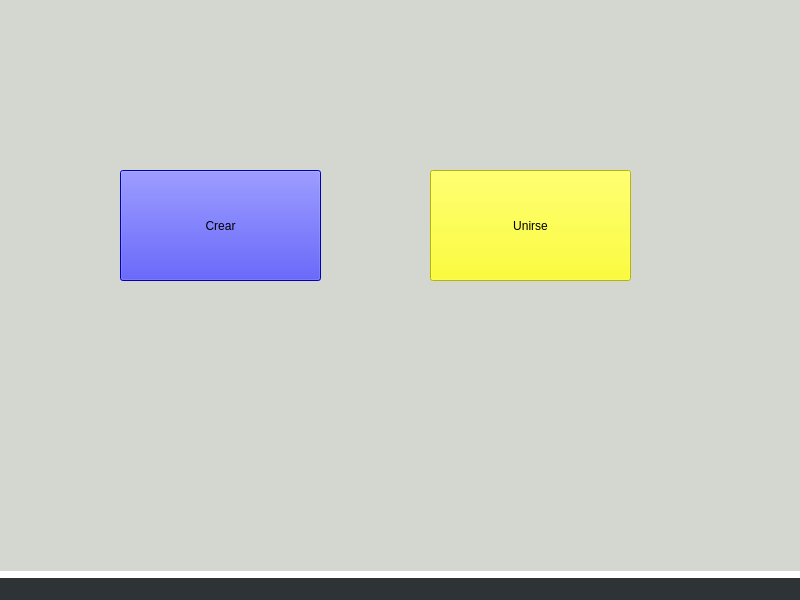
<?xml version="1.0" encoding="UTF-8"?>
<ui version="4.0">
 <class>MainWindow</class>
 <widget class="QMainWindow" name="MainWindow">
  <property name="geometry">
   <rect>
    <x>0</x>
    <y>0</y>
    <width>800</width>
    <height>600</height>
   </rect>
  </property>
  <property name="windowTitle">
   <string>MainWindow</string>
  </property>
  <property name="styleSheet">
   <string notr="true">background-color: rgb(46, 52, 54);</string>
  </property>
  <widget class="QWidget" name="centralwidget">
   <property name="styleSheet">
    <string notr="true">background-color: rgb(255, 255, 255);</string>
   </property>
   <widget class="QStackedWidget" name="stackedWidget">
    <property name="geometry">
     <rect>
      <x>0</x>
      <y>-20</y>
      <width>821</width>
      <height>591</height>
     </rect>
    </property>
    <property name="styleSheet">
     <string notr="true">background-color: rgb(211, 215, 207);</string>
    </property>
    <widget class="QWidget" name="mainWindow">
     <widget class="QPushButton" name="createButton">
      <property name="geometry">
       <rect>
        <x>120</x>
        <y>190</y>
        <width>201</width>
        <height>111</height>
       </rect>
      </property>
      <property name="styleSheet">
       <string notr="true">background-color: rgb(0, 0, 255);</string>
      </property>
      <property name="text">
       <string>Crear</string>
      </property>
     </widget>
     <widget class="QPushButton" name="joinButton">
      <property name="geometry">
       <rect>
        <x>430</x>
        <y>190</y>
        <width>201</width>
        <height>111</height>
       </rect>
      </property>
      <property name="styleSheet">
       <string notr="true">background-color: rgb(255, 255, 0);</string>
      </property>
      <property name="text">
       <string>Unirse</string>
      </property>
     </widget>
    </widget>
    <widget class="QWidget" name="createWindow">
     <widget class="QWidget" name="verticalLayoutWidget_2">
      <property name="geometry">
       <rect>
        <x>200</x>
        <y>80</y>
        <width>421</width>
        <height>381</height>
       </rect>
      </property>
      <layout class="QVBoxLayout" name="mapList"/>
     </widget>
    </widget>
    <widget class="QWidget" name="joinWindow">
     <widget class="QWidget" name="verticalLayoutWidget">
      <property name="geometry">
       <rect>
        <x>180</x>
        <y>0</y>
        <width>160</width>
        <height>321</height>
       </rect>
      </property>
      <layout class="QVBoxLayout" name="matchsList"/>
     </widget>
    </widget>
    <widget class="QWidget" name="waitingCreator">
     <widget class="QToolButton" name="toolButton">
      <property name="geometry">
       <rect>
        <x>420</x>
        <y>170</y>
        <width>321</width>
        <height>81</height>
       </rect>
      </property>
      <property name="text">
       <string>Esperando a que el Creador inicie la partida</string>
      </property>
     </widget>
     <widget class="QListWidget" name="players_join">
      <property name="geometry">
       <rect>
        <x>50</x>
        <y>60</y>
        <width>291</width>
        <height>351</height>
       </rect>
      </property>
     </widget>
    </widget>
    <widget class="QWidget" name="CreatorWindow">
     <widget class="QPushButton" name="pushButton">
      <property name="geometry">
       <rect>
        <x>530</x>
        <y>140</y>
        <width>181</width>
        <height>91</height>
       </rect>
      </property>
      <property name="text">
       <string>Comenzar el Juego</string>
      </property>
     </widget>
     <widget class="QListWidget" name="players_create">
      <property name="geometry">
       <rect>
        <x>50</x>
        <y>50</y>
        <width>351</width>
        <height>341</height>
       </rect>
      </property>
     </widget>
    </widget>
    <widget class="QWidget" name="Bienvenida">
     <widget class="QTextEdit" name="textEdit">
      <property name="geometry">
       <rect>
        <x>250</x>
        <y>180</y>
        <width>241</width>
        <height>141</height>
       </rect>
      </property>
      <property name="html">
       <string>&lt;!DOCTYPE HTML PUBLIC &quot;-//W3C//DTD HTML 4.0//EN&quot; &quot;http://www.w3.org/TR/REC-html40/strict.dtd&quot;&gt;
&lt;html&gt;&lt;head&gt;&lt;meta name=&quot;qrichtext&quot; content=&quot;1&quot; /&gt;&lt;style type=&quot;text/css&quot;&gt;
p, li { white-space: pre-wrap; }
&lt;/style&gt;&lt;/head&gt;&lt;body style=&quot; font-family:'Ubuntu'; font-size:10pt; font-weight:400; font-style:normal;&quot;&gt;
&lt;p style=&quot; margin-top:0px; margin-bottom:0px; margin-left:0px; margin-right:0px; -qt-block-indent:0; text-indent:0px;&quot;&gt;Ingrese su nombre&lt;/p&gt;
&lt;p style=&quot;-qt-paragraph-type:empty; margin-top:0px; margin-bottom:0px; margin-left:0px; margin-right:0px; -qt-block-indent:0; text-indent:0px;&quot;&gt;&lt;br /&gt;&lt;/p&gt;&lt;/body&gt;&lt;/html&gt;</string>
      </property>
     </widget>
     <widget class="QDialogButtonBox" name="buttonBox">
      <property name="geometry">
       <rect>
        <x>280</x>
        <y>340</y>
        <width>176</width>
        <height>28</height>
       </rect>
      </property>
      <property name="standardButtons">
       <set>QDialogButtonBox::Cancel|QDialogButtonBox::Ok</set>
      </property>
     </widget>
    </widget>
   </widget>
  </widget>
  <widget class="QMenuBar" name="menubar">
   <property name="geometry">
    <rect>
     <x>0</x>
     <y>0</y>
     <width>800</width>
     <height>22</height>
    </rect>
   </property>
  </widget>
  <widget class="QStatusBar" name="statusbar"/>
 </widget>
 <resources/>
 <connections/>
</ui>
